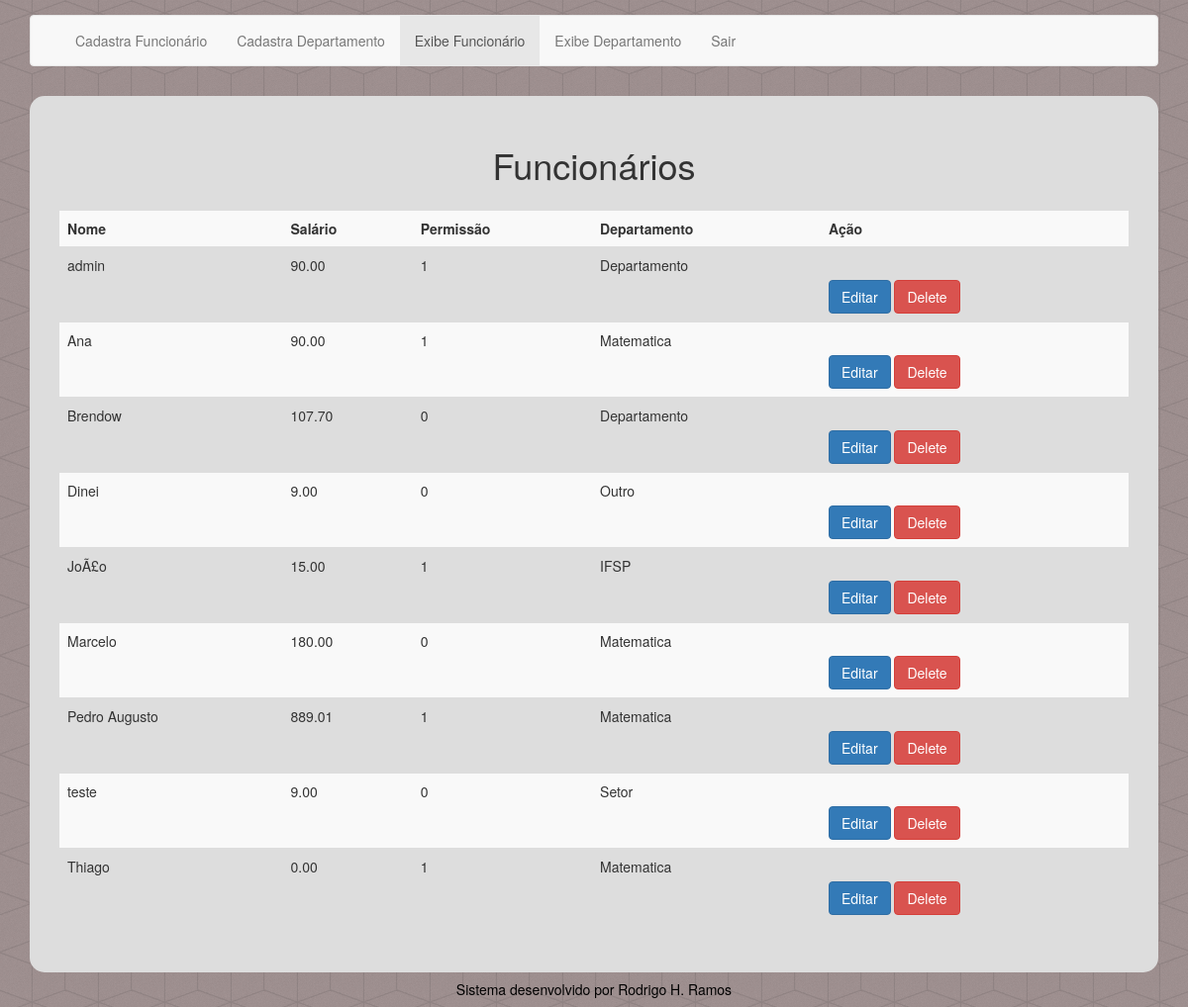
Screenshot of /php/View/exibeFuncionarios?order=name (signed in) with the database file from the repository.
### tables this page shows
CREATE TABLE `usuario` (
  `id` int(11) NOT NULL,
  `login` varchar(8) DEFAULT NULL,
  `nome` varchar(20) DEFAULT NULL,
  `senha` varchar(80) DEFAULT NULL,
  `salario` decimal(10,2) DEFAULT NULL,
  `permissao` varchar(20) NOT NULL,
  `departamento_fk` int(11) NOT NULL
);

CREATE TABLE `departamento` (
  `id` int(11) NOT NULL,
  `sigla` varchar(4) DEFAULT NULL,
  `dnome` varchar(20) DEFAULT NULL
);

### index.php (called while the page is built, shortened)
<?php
include $_SESSION["root"].'routes.php';
?>

### php/DAO/FuncionarioDAO.php (called while the page is built, shortened)
<?php
include_once $_SESSION["root"] . 'php/Model/ModelUser.php';
class FuncionarioDAO
{
	function getAllFuncionariosByName()
	{
		$instance = DatabaseConnection::getInstance();
		$conn = $instance->getConnection();
		$statement = $conn->prepare("SELECT * FROM usuario ORDER BY nome");
		$statement->execute();
		$linhas = $statement->fetchAll();
		foreach ($linhas as $value) {
			$funcionario = new ModelUser();
			$funcionario->setFuncionarioFromDataBase($value);
			$funcionarios[] = $funcionario;
		}
		return $funcionarios;
	}
}

### php/Model/ModelUser.php (called while the page is built, shortened)
<?php
class ModelUser {
	public $id;
	public $nome;
	public $salario;
	public $permissao;
    public function getId()
    {
        return $this->id;
    }
    public function setId($id)
    {
        $this->id = $id;
        return $this;
    }
    public function getNome()
    {
        return $this->nome;
    }
    public function setNome($nome)
    {
        $this->nome = $nome;
        return $this;
    }
    public function getSalario()
    {
        return $this->salario;
    }
    public function setSalario($salario)
    {
        $this->salario = $salario ;
        return $this;
    }
    public function setLogin($login)
    {
        return $this;
    }
    public function setSenha($senha)
    {
        return $this;
    }
    public function getPermissao()
    {
        return $this->permissao;
    }
    public function setPermissao($permissao)
    {
        $this->permissao = $permissao;
        return $this;
    }
    public function setDepartamento($departamento)
    {
        return $this;
    }
}

### php/DAO/DepartamentoDAO.php (called while the page is built, shortened)
<?php
include_once $_SESSION["root"].'php/Model/ModelDept.php';
class DepartamentoDAO {
	function getAllDepartamentos(){
		$instance = DatabaseConnection::getInstance();
		$conn = $instance->getConnection();
		$statement = $conn->prepare("SELECT * FROM departamento");
		$statement->execute();
		$linhas = $statement->fetchAll();
		foreach ($linhas as $value) {
			$departamento = new ModelDept();
			$departamento->setDepartamentoFromDataBase($value);
			$departamentos[]=$departamento;
		}
		return $departamentos;
	}
}

### php/Model/modelDept.php (called while the page is built, shortened)
<?php
class ModelDept{
	private $nome;
	public function setId($id){
		return $this;
	}
	public function getNome(){
		return $this->nome;
	}
	public function setNome($nome){
		$this->nome = $nome;
		return $this;
	}
	public function setSigla($sigla){
		return $this;
	}
}
?>

### php/View/ViewExibeFuncionarios.php (the view, shortened to what this page needs)
<?php
if ($_SESSION['logado'] == true) {
	include $_SESSION["root"] . 'includes/header.php';
	?>
	<body>
		<div class="container">
			<?php include $_SESSION["root"] . 'includes/menu.php'; ?>
			<div id="principal">
				<h1 class="text-center">Funcionários</h1>
				<table class="table table-striped">
					<?php
					echo "<tr>
					 <th scope='col' onClick={orderByName()}>Nome</th>
					 <th scope='col'>Salário</th>
					 <th scope='col'>Permissão</th>
					 <th scope='col' onClick={orderByDept()}>Departamento</th>";
					if ($_SESSION['permissao'] == 1) {
						echo "<th scope='col'>Ação</th>
					 	</tr>";
					} else {
						echo "</tr>";
					}
					foreach ($funcionarios as $value) {
						foreach ($departamentos as $dept) {
							if ($dept->getId() == $value->getDepartamento()) {
								$departamento = $dept->getNome();
							}
						}
						if($value->getPermissao() >= 0){
							echo "<tr>
							<td>" . $value->getNome() . "</td>
							<td>" . $value->getSalario() . "</td>
							<td>" . $value->getPermissao() . "</td>
							<td>" . $departamento . "</td>";
							if ($_SESSION['permissao'] == 1) {
								echo "<td>
									<button type='button' class='btn btn-primary' onClick={editarFuncionario('" . $value->getId() . "');}>Editar</button>
									<button type='button' onClick={excluirFuncionario('" . $value->getId() . "');} class='btn btn-danger'>Delete</button>
								</td>
								</tr>";
							} else {
								echo "</tr>";
							}
						}
					}
					?>
				</table>
			</div>
		</div>
	</body>
	<?php
	include $_SESSION["root"] . 'includes/footer.php';
} else {
	header("Location: login");
}
?>

### includes/css/estilo.css (style rules this page uses)
body { background-image: url("../imgs/fundo.png"); }
#principal { background-color: #ddd; padding:30px; margin-top:30px; border-radius:15px; }
h1 { margin-bottom: 25px; }
button { margin-top: 25px; }

### rows the page displays
usuario: nome "admin", salario "90.00", permissao "1", departamento_fk.dnome "Departamento"
usuario: nome "Ana", salario "90.00", permissao "1", departamento_fk.dnome "Matematica"
usuario: nome "Brendow", salario "107.70", permissao "0", departamento_fk.dnome "Departamento"
usuario: nome "Dinei", salario "9.00", permissao "0", departamento_fk.dnome "Outro"
usuario: nome "JoÃ£o", salario "15.00", permissao "1", departamento_fk.dnome "IFSP"
usuario: nome "Marcelo", salario "180.00", permissao "0", departamento_fk.dnome "Matematica"
usuario: nome "Pedro Augusto", salario "889.01", permissao "1", departamento_fk.dnome "Matematica"
usuario: nome "teste", salario "9.00", permissao "0", departamento_fk.dnome "Setor"
usuario: nome "Thiago", salario "0.00", permissao "1", departamento_fk.dnome "Matematica"
